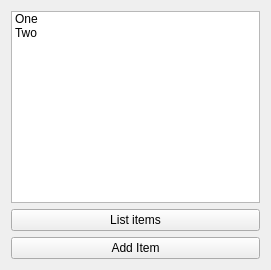
<?xml version="1.0" encoding="UTF-8"?>
<ui version="4.0">
 <class>Widget</class>
 <widget class="QWidget" name="Widget">
  <property name="geometry">
   <rect>
    <x>0</x>
    <y>0</y>
    <width>271</width>
    <height>270</height>
   </rect>
  </property>
  <property name="windowTitle">
   <string>Widget</string>
  </property>
  <layout class="QVBoxLayout" name="verticalLayout">
   <item>
    <widget class="QListWidget" name="listWidget">
     <item>
      <property name="text">
       <string>One</string>
      </property>
     </item>
     <item>
      <property name="text">
       <string>Two</string>
      </property>
     </item>
    </widget>
   </item>
   <item>
    <widget class="QPushButton" name="listItemsButton">
     <property name="text">
      <string>List items</string>
     </property>
    </widget>
   </item>
   <item>
    <widget class="QPushButton" name="addItemButton">
     <property name="text">
      <string>Add Item</string>
     </property>
    </widget>
   </item>
  </layout>
 </widget>
 <resources/>
 <connections/>
</ui>
